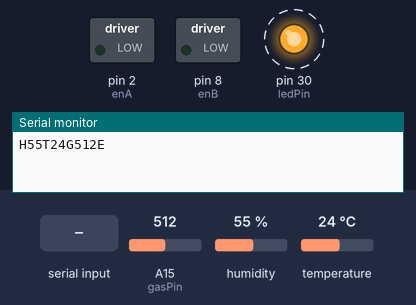
The sketch below on a simulated Arduino Mega 2560, built with avr-gcc and run on an emulated ATmega2560. On the bench: switched loads named in the sketch (green lamp = pin HIGH), output pins drawn as LEDs (lit = HIGH), the last lines printed to the serial monitor. Dashed ring = blinking. The test bench sets the inputs (shaded band); at power-on: A15 (gasPin) = 512, humidity 55 %, temperature 24 °C.

Above: at 1.2 s.
1.3 s: "f" received over Serial
At 3.5 s:
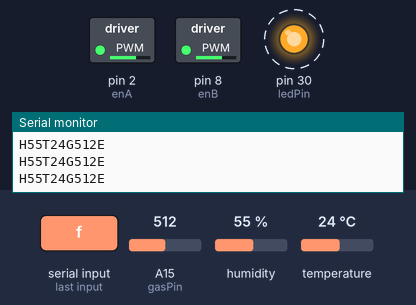
Timing chart, 0 to 11.5 s (numbered marks = the images above; inputs shaded):
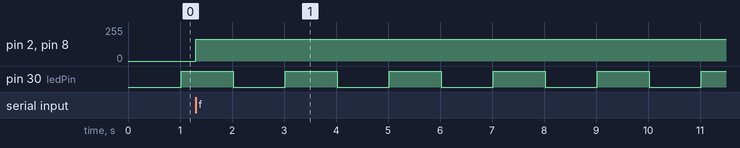

Measured:
- after the input at 1.3 s, pin 2 (enA), pin 8 (enB): 0/255 → 165/255 at once
- by itself, pin 30 (ledPin): alternates HIGH for 1.0 s and LOW for 1.0 s

The sketch:

Robocam-ArduinoProg.ino
```cpp
//include DHT11 library
#include <dht11.h>

//defines pins for H bridge PWM(enA, enB) and switching
//polarity(to control motor direction)
#define enA 2
#define in1 3
#define in2 4

#define enB 8
#define in3 9
#define in4 10

//defines pins for sensors, unnecessary but helps with readability
#define DHT11PIN 51
dht11 DHT11;
const int gasPin = A15;

//enables reading different "velocities" for robot and
//setting PWM accordingly, otherwise it will be a constant PWM signal
bool analog = false;
int speed;

//variables for sending sensor data at intervals
unsigned long previousMillis = 0;

//number of milliseconds between reading sensor data again
const long interval = 1000;

#define ledPin 30
int ledState = LOW;

// put your setup code here, to run once:
void setup() {
  pinMode(ledPin, OUTPUT);
  pinMode(gasPin, INPUT);
  pinMode(DHT11PIN, INPUT);

  Serial.begin(19200);
  speed = 165;
  analogWrite(enA, 0);
  analogWrite(enB, 0);
}

void loop() {
  // put your main code here, to run repeatedly:
  readSerial();

  //stores the amount of milliseconds that have passed since
  //the program was started
  unsigned long currentMillis = millis();
  if(currentMillis - previousMillis >= interval) {
    //update the previousMillis so we can measure the
    //time difference for executing the function properly
    previousMillis = currentMillis;

    sendSensorData();
    if (ledState == LOW) {
      ledState = HIGH;
    } else {
      ledState = LOW;
    }

    digitalWrite(ledPin, ledState);
  }
}

void readSerial() {

  char receivedCommand;

  if(Serial.available() > 0) {

    receivedCommand = Serial.read();

    if(receivedCommand == 'f') {
      analogWrite(enA, speed);
      analogWrite(enB, speed);
      digitalWrite(in1, HIGH);
      digitalWrite(in2, LOW);
      digitalWrite(in3, HIGH);
      digitalWrite(in4, LOW);
    }

    if(receivedCommand == 'l') {
      analogWrite(enA, speed);
      analogWrite(enB, speed);
      digitalWrite(in1, HIGH);
      digitalWrite(in2, LOW);
      digitalWrite(in3, LOW);
      digitalWrite(in4, HIGH);
    }

    if(receivedCommand == 'r') {
      analogWrite(enA, speed);
      analogWrite(enB, speed);
      digitalWrite(in1, LOW);
      digitalWrite(in2, HIGH);
      digitalWrite(in3, HIGH);
      digitalWrite(in4, LOW);
    }

    if(receivedCommand == 'b') {
      analogWrite(enA, speed);
      analogWrite(enB, speed);
      digitalWrite(in1, LOW);
      digitalWrite(in2, HIGH);
      digitalWrite(in3, LOW);
      digitalWrite(in4, HIGH);
    }

    if(receivedCommand == 's') {
      analogWrite(enA, 0);
      analogWrite(enB, 0);
      digitalWrite(in1, LOW);
      digitalWrite(in2, LOW);
      digitalWrite(in3, LOW);
      digitalWrite(in4, LOW);
    }

    if(receivedCommand == 'a') {
      analog = true;
    }

    if(receivedCommand == 'd') {
      analog = false;
    }

    if(isDigit(receivedCommand) && analog) {
      if(receivedCommand == '1') {
        speed = 80;
      }
      if(receivedCommand == '2') {
        speed = 110;
      }
      if(receivedCommand == '3') {
        speed = 135;
      }
      if(receivedCommand == '4') {
        speed = 175;
      }
      if(receivedCommand == '5') {
        speed = 205;
      }
    }
  }
}

void sendSensorData() {

  int readDHT11 = DHT11.read(DHT11PIN);
  int humidity = DHT11.humidity;
  int temperature = DHT11.temperature;

  //analog read will go up to 1000 here
  int gasValue = analogRead(gasPin);

  String _humidity = "";
  _humidity = _humidity + humidity;

  String _temperature = "";
  _temperature = _temperature + temperature;

  String _gasValue = "";
  _gasValue = _gasValue + gasValue;
  Serial.println("H" + _humidity + "T" + _temperature + "G" + _gasValue + "E");
}
```
